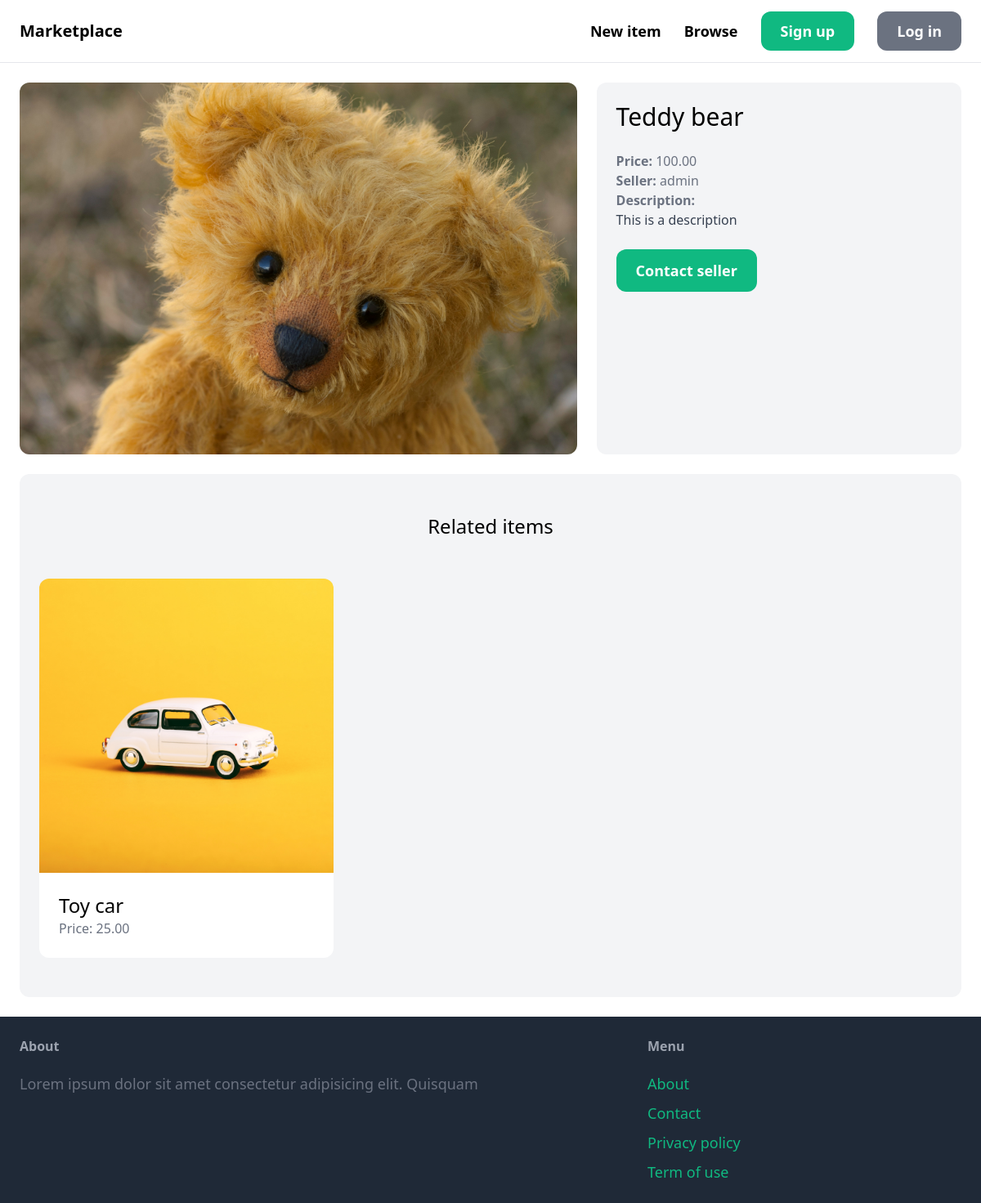
Page /items/1/ on the committed database.
### item/models.py (models this page shows, shortened)
class Item(models.Model):
    category = models.ForeignKey(
        Category, related_name="items", on_delete=models.CASCADE
    )
    name = models.CharField(max_length=255)
    description = models.TextField(blank=True, null=True)
    price = models.DecimalField(max_digits=10, decimal_places=2)
    image = models.ImageField(upload_to="item_images", blank=True, null=True)
    is_sold = models.BooleanField(default=False)
    created_by = models.ForeignKey(User, related_name="items", on_delete=models.CASCADE)
    created_at = models.DateTimeField(auto_now_add=True)
    class Meta:
        ordering = ["-created_at"]

### item/views.py (the view)
# urls.py: path("<int:pk>/", views.detail, name="detail"),
def detail(request, pk):
    item = get_object_or_404(Item, pk=pk)
    related_items = Item.objects.filter(category=item.category, is_sold=False).exclude(
        pk=pk
    )[0:3]
    return render(
        request, "item/detail.html", {"item": item, "related_items": related_items}
    )

### item/templates/item/detail.html
{% extends 'core/base.html' %} {% block title %} {{ item.name }} {% endblock %} {% block content %}
<div class="grid grid-cols-5 gap-6">
    <div class="col-span-3">
        <img src="{{ item.image.url }}" class="rounded-xl" />
    </div>
    <div class="col-span-2 p-6 bg-gray-100 rounded-xl">
        <h1 class="mb-6 text-3xl">{{ item.name }}</h1>
        <p class="text-gray-500"><strong>Price: </strong>{{ item.price }}</p>
        <p class="text-gray-500"><strong>Seller: </strong>{{ item.created_by.username }}</p>
        {% if item.description %}
        <p class="text-gray-700">
            <strong class="text-gray-500">Description:</strong><br />
            {{ item.description }}
        </p>
        {% endif %} {% if request.user == item.created_by %}
        <div class="mt-6 p-6 bg-white rounded-xl">
            <p>This is your item!</p>
            <a
                href=""
                class="inline-block mt-6 px-6 py-3 text-lg font-semibold bg-emerald-500 text-white rounded-xl hover:bg-emerald-700"
                >Edit</a
            >
            <a
                href="{% url 'item:delete' item.id %}"
                class="inline-block mt-6 px-6 py-3 text-lg font-semibold bg-rose-500 text-white rounded-xl hover:bg-rose-700"
                >Delete</a
            >
        </div>
        {% else %}
        <a
            href=""
            class="inline-block mt-6 px-6 py-3 text-lg font-semibold bg-emerald-500 text-white rounded-xl hover:bg-emerald-700"
            >Contact seller</a
        >
        {% endif %}
    </div>
</div>
<div class="mt-6 px-6 py-12 bg-gray-100 rounded-xl">
    <h2 class="mb-12 text-2xl text-center">Related items</h2>
    <div class="grid grid-cols-3 gap-3">
        {% for item in related_items %}
        <div>
            <a href="{% url 'item:detail' item.id %}">
                <div>
                    <img src="{{ item.image.url }}" class="rounded-t-xl" />
                </div>
                <div class="p-6 bg-white rounded-b-xl">
                    <h2 class="text-2xl">{{ item.name }}</h2>
                    <p class="text-gray-500">Price: {{ item.price }}</p>
                </div>
            </a>
        </div>
        {% endfor %}
    </div>
</div>
{% endblock %}

### rows in the picture
Item: image (picture), name "Teddy bear", price "100.00", created_by.username "admin", description "This is a description"
Item: image (picture), name "Toy car", price "25.00"
